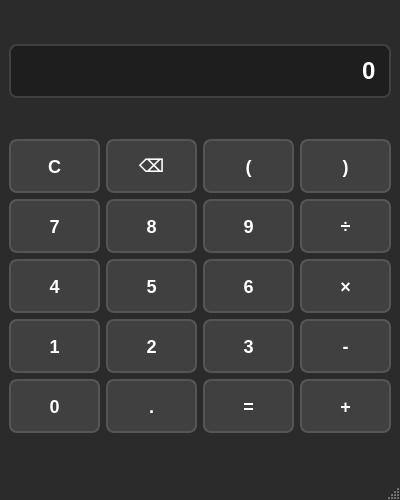
<?xml version="1.0" encoding="UTF-8"?>
<ui version="4.0">
 <class>MainWindow</class>
 <widget class="QMainWindow" name="MainWindow">
  <property name="geometry">
   <rect>
    <x>0</x>
    <y>0</y>
    <width>400</width>
    <height>500</height>
   </rect>
  </property>
  <property name="windowTitle">
   <string>Calculator</string>
  </property>
  <property name="styleSheet">
   <string notr="true">QMainWindow {
    background-color: #2b2b2b;
}

QLineEdit {
    background-color: #1e1e1e;
    color: #ffffff;
    border: 2px solid #404040;
    border-radius: 8px;
    padding: 10px;
    font-size: 24px;
    font-weight: bold;
}

QPushButton {
    background-color: #404040;
    color: #ffffff;
    border: 2px solid #555555;
    border-radius: 8px;
    font-size: 18px;
    font-weight: bold;
    min-height: 50px;
}

QPushButton:hover {
    background-color: #555555;
    border-color: #666666;
}

QPushButton:pressed {
    background-color: #333333;
}

QPushButton#numberButton {
    background-color: #2d2d2d;
}

QPushButton#operatorButton {
    background-color: #ff9500;
    color: #000000;
}

QPushButton#operatorButton:hover {
    background-color: #ffad33;
}

QPushButton#functionButton {
    background-color: #666666;
}

QPushButton#functionButton:hover {
    background-color: #777777;
}</string>
  </property>
  <widget class="QWidget" name="centralwidget">
   <layout class="QVBoxLayout" name="verticalLayout">
    <item>
     <widget class="QLineEdit" name="display">
      <property name="readOnly">
       <bool>true</bool>
      </property>
      <property name="alignment">
       <set>Qt::AlignRight</set>
      </property>
      <property name="text">
       <string>0</string>
      </property>
     </widget>
    </item>
    <item>
     <layout class="QGridLayout" name="buttonLayout">
      <item row="0" column="0">
       <widget class="QPushButton" name="clearButton">
        <property name="text">
         <string>C</string>
        </property>
        <property name="objectName">
         <string>functionButton</string>
        </property>
       </widget>
      </item>
      <item row="0" column="1">
       <widget class="QPushButton" name="backspaceButton">
        <property name="text">
         <string>⌫</string>
        </property>
        <property name="objectName">
         <string>functionButton</string>
        </property>
       </widget>
      </item>
      <item row="0" column="2">
       <widget class="QPushButton" name="leftParenButton">
        <property name="text">
         <string>(</string>
        </property>
        <property name="objectName">
         <string>operatorButton</string>
        </property>
       </widget>
      </item>
      <item row="0" column="3">
       <widget class="QPushButton" name="rightParenButton">
        <property name="text">
         <string>)</string>
        </property>
        <property name="objectName">
         <string>operatorButton</string>
        </property>
       </widget>
      </item>
      <item row="1" column="0">
       <widget class="QPushButton" name="button7">
        <property name="text">
         <string>7</string>
        </property>
        <property name="objectName">
         <string>numberButton</string>
        </property>
       </widget>
      </item>
      <item row="1" column="1">
       <widget class="QPushButton" name="button8">
        <property name="text">
         <string>8</string>
        </property>
        <property name="objectName">
         <string>numberButton</string>
        </property>
       </widget>
      </item>
      <item row="1" column="2">
       <widget class="QPushButton" name="button9">
        <property name="text">
         <string>9</string>
        </property>
        <property name="objectName">
         <string>numberButton</string>
        </property>
       </widget>
      </item>
      <item row="1" column="3">
       <widget class="QPushButton" name="divideButton">
        <property name="text">
         <string>÷</string>
        </property>
        <property name="objectName">
         <string>operatorButton</string>
        </property>
       </widget>
      </item>
      <item row="2" column="0">
       <widget class="QPushButton" name="button4">
        <property name="text">
         <string>4</string>
        </property>
        <property name="objectName">
         <string>numberButton</string>
        </property>
       </widget>
      </item>
      <item row="2" column="1">
       <widget class="QPushButton" name="button5">
        <property name="text">
         <string>5</string>
        </property>
        <property name="objectName">
         <string>numberButton</string>
        </property>
       </widget>
      </item>
      <item row="2" column="2">
       <widget class="QPushButton" name="button6">
        <property name="text">
         <string>6</string>
        </property>
        <property name="objectName">
         <string>numberButton</string>
        </property>
       </widget>
      </item>
      <item row="2" column="3">
       <widget class="QPushButton" name="multiplyButton">
        <property name="text">
         <string>×</string>
        </property>
        <property name="objectName">
         <string>operatorButton</string>
        </property>
       </widget>
      </item>
      <item row="3" column="0">
       <widget class="QPushButton" name="button1">
        <property name="text">
         <string>1</string>
        </property>
        <property name="objectName">
         <string>numberButton</string>
        </property>
       </widget>
      </item>
      <item row="3" column="1">
       <widget class="QPushButton" name="button2">
        <property name="text">
         <string>2</string>
        </property>
        <property name="objectName">
         <string>numberButton</string>
        </property>
       </widget>
      </item>
      <item row="3" column="2">
       <widget class="QPushButton" name="button3">
        <property name="text">
         <string>3</string>
        </property>
        <property name="objectName">
         <string>numberButton</string>
        </property>
       </widget>
      </item>
      <item row="3" column="3">
       <widget class="QPushButton" name="subtractButton">
        <property name="text">
         <string>-</string>
        </property>
        <property name="objectName">
         <string>operatorButton</string>
        </property>
       </widget>
      </item>
      <item row="4" column="0">
       <widget class="QPushButton" name="button0">
        <property name="text">
         <string>0</string>
        </property>
        <property name="objectName">
         <string>numberButton</string>
        </property>
       </widget>
      </item>
      <item row="4" column="1">
       <widget class="QPushButton" name="decimalButton">
        <property name="text">
         <string>.</string>
        </property>
        <property name="objectName">
         <string>numberButton</string>
        </property>
       </widget>
      </item>
      <item row="4" column="2">
       <widget class="QPushButton" name="equalsButton">
        <property name="text">
         <string>=</string>
        </property>
        <property name="objectName">
         <string>operatorButton</string>
        </property>
       </widget>
      </item>
      <item row="4" column="3">
       <widget class="QPushButton" name="addButton">
        <property name="text">
         <string>+</string>
        </property>
        <property name="objectName">
         <string>operatorButton</string>
        </property>
       </widget>
      </item>
     </layout>
    </item>
   </layout>
  </widget>
  <widget class="QMenuBar" name="menubar">
   <property name="geometry">
    <rect>
     <x>0</x>
     <y>0</y>
     <width>400</width>
     <height>17</height>
    </rect>
   </property>
  </widget>
  <widget class="QStatusBar" name="statusbar"/>
 </widget>
 <resources/>
 <connections/>
</ui>
